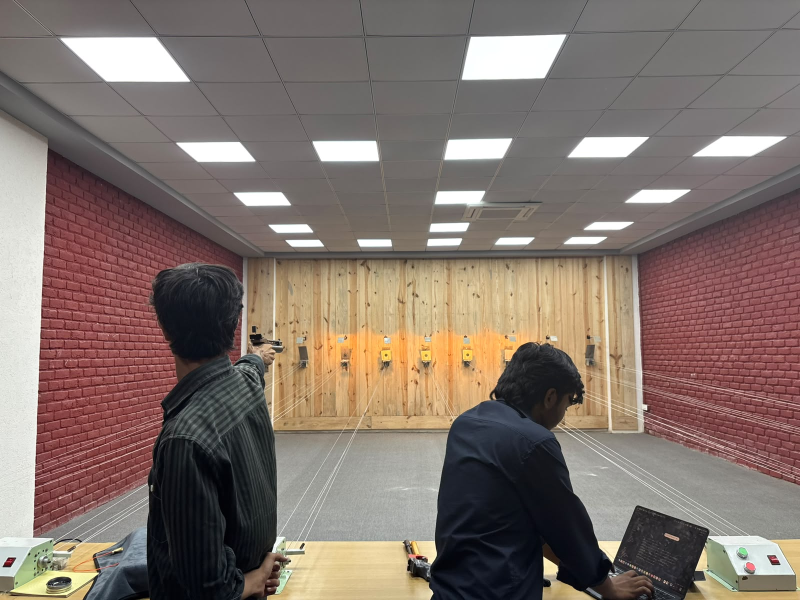
#> input picture presentation/shooting-range/IMG-20260909-WA0052.jpg, 1600 x 1200 px (shown at 1/2 size); its folder holds 4 pictures in this run
$ python -i slide_field.py   (imports and definitions only)
#> lines starting #> are read from the running program, lines starting #| are printed output that depends on the picture
"""Live-range data-collection evidence for the Feasibility slide.

The deck's strongest feasibility claim is that the gunshot data is *measured, not
downloaded*. That was only asserted in prose. These are the photographs of the
team executing the capture at an indoor range, plus the methodology that makes
the recording usable rather than merely dramatic.

The photographs live in `shooting-range/`. They are centre-cropped to a common
4:3 frame and downscaled here so the build stays reproducible from the originals
and the deck does not carry 4 MB phone captures.
"""
import glob
import os

from deckkit import (LABEL, INK, STEEL, MID, PALE, PALER, RUST, RUSTPL, GREEN, WHITE,
                     FONT, _in, textbox, block, rule, pointer_label, check_fit)

SRC_DIR = "shooting-range"

# The three frames, chosen to read as evidence: the whole range, the shot being
# fired beside the operator, and the waveform on the capture laptop.
PICKS = ["IMG-20260909-WA0052.jpg",   # hero — range, targets, shooter, laptop
         "IMG-20260909-WA0077.jpg",   # the shot, fired next to the capture rig
         "IMG-20260909-WA0075.jpg"]   # operator reading the signal on the laptop

TARGET_AR = 4.0 / 3.0                  # a uniform landscape frame for the strip
MAXW_PX = 1000


def prep_images():
    """Centre-crop each pick to 4:3 and downscale. Returns list of output paths.

    Missing files are skipped rather than fatal, so the build never breaks on a
    renamed capture; whatever is present is used.
    """
    from PIL import Image
    out = []
    for i, name in enumerate(PICKS, 1):
        hits = glob.glob(os.path.join(SRC_DIR, name))
        if not hits:
            # tolerate a moved/renamed file: take the i-th image in the folder
            pool = sorted(glob.glob(os.path.join(SRC_DIR, "*.jpg")) +
                          glob.glob(os.path.join(SRC_DIR, "*.jpeg")))
            if len(pool) >= i:
                hits = [pool[i - 1]]
        if not hits:
            continue
        im = Image.open(hits[0]).convert("RGB")
#> im is the input picture: PIL image 1600x1200 RGB; mean R, G, B 129.9, 115.2, 107.7
        w, h = im.size
#> w = 1600; h = 1200
        ar = w / h
#> ar = 1.33
        if ar > TARGET_AR:                     # too wide — trim the sides
            nw = int(round(h * TARGET_AR))
            x0 = (w - nw) // 2
            im = im.crop((x0, 0, x0 + nw, h))
        else:                                  # too tall — trim top and bottom
            nh = int(round(w / TARGET_AR))
#> nh = 1200
            y0 = int((h - nh) * 0.60)          # bias down: the people/pistol/laptop
#> y0 = 0
                                               # sit in the lower half, not the wall
            im = im.crop((0, y0, w, y0 + nh))
        if im.width > MAXW_PX:
            im = im.resize((MAXW_PX, int(round(MAXW_PX / TARGET_AR))),
                           Image.LANCZOS)
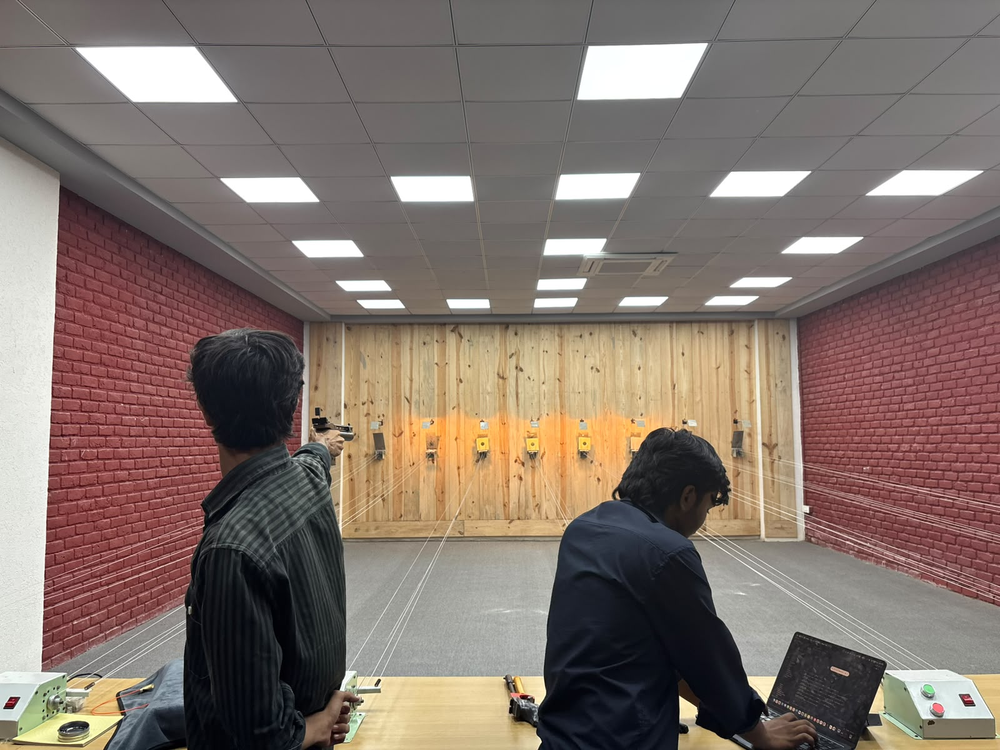
#> im: PIL image 1000x750 RGB; mean R, G, B 129.9, 115.2, 107.7
        p = "field-%d.jpg" % i
        im.save(p, quality=86)
        out.append(p)
#> pass 2 of the loop in prep_images, `for i, name in enumerate(PICKS, 1):`:
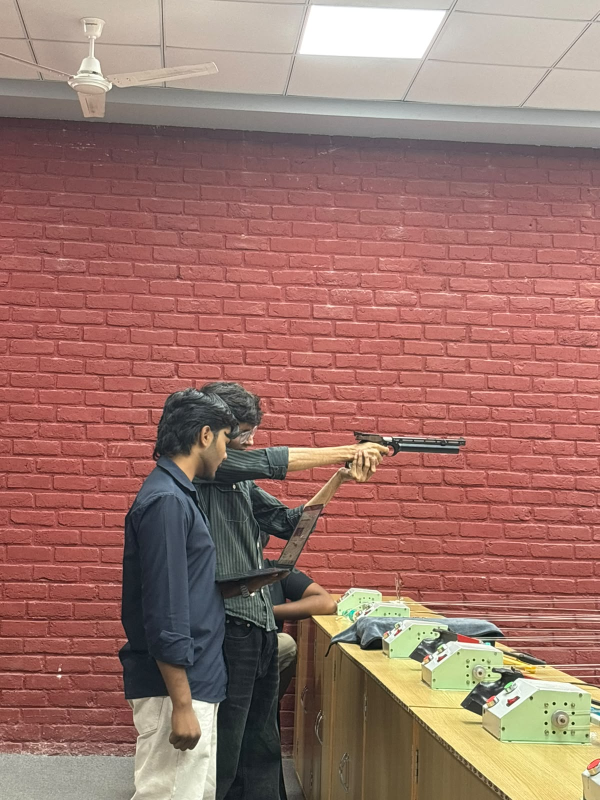
#> input picture presentation/shooting-range/IMG-20260909-WA0077.jpg, 1200 x 1600 px (shown at 1/2 size)
#> in prep_images, im is the input picture: PIL image 1200x1600 RGB; mean R, G, B 157, 116.6, 107.1
#> in prep_images, `im = im.crop((0, y0, w, y0 + nh))`:
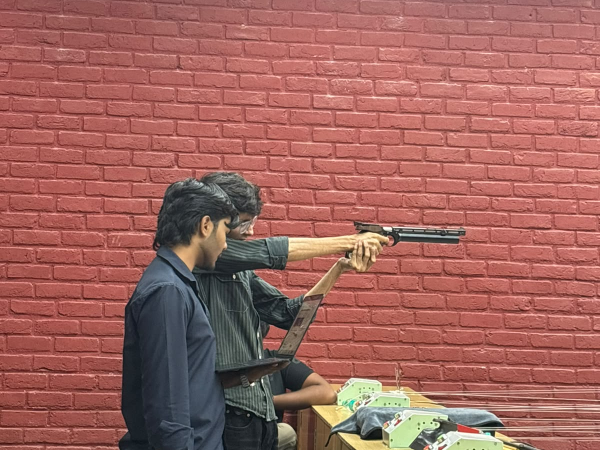
#> im: PIL image 1200x900 RGB (shown at 1/2 size); mean R, G, B 159.6, 100.6, 93.7
#> in prep_images, `im = im.resize((MAXW_PX, int(round(MAXW_PX / TARGET_AR))), Image.LANCZ..`:
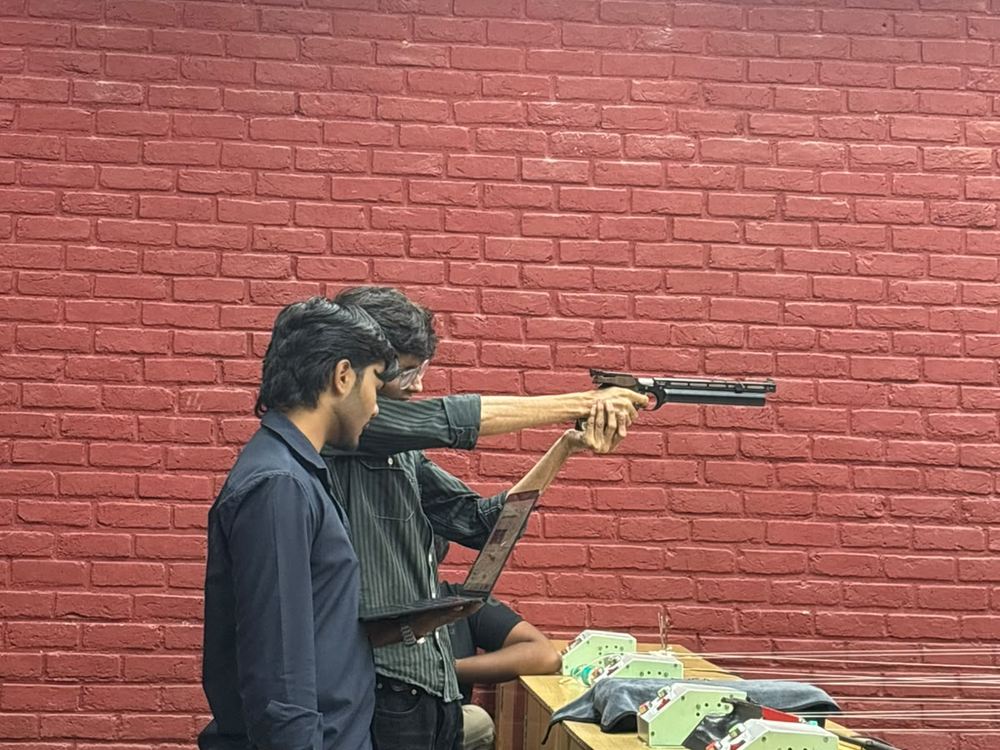
#> im: PIL image 1000x750 RGB; mean R, G, B 159.6, 100.6, 93.7
#> pass 3 of the loop in prep_images, `for i, name in enumerate(PICKS, 1):`:
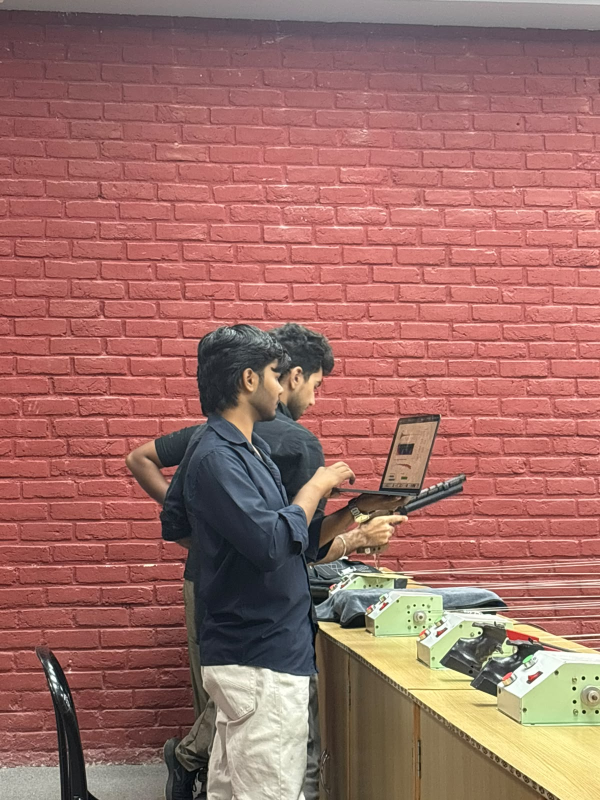
#> input picture presentation/shooting-range/IMG-20260909-WA0075.jpg, 1200 x 1600 px (shown at 1/2 size)
#> in prep_images, im is the input picture: PIL image 1200x1600 RGB; mean R, G, B 159.3, 110, 102.6
#> in prep_images, `im = im.crop((0, y0, w, y0 + nh))`:
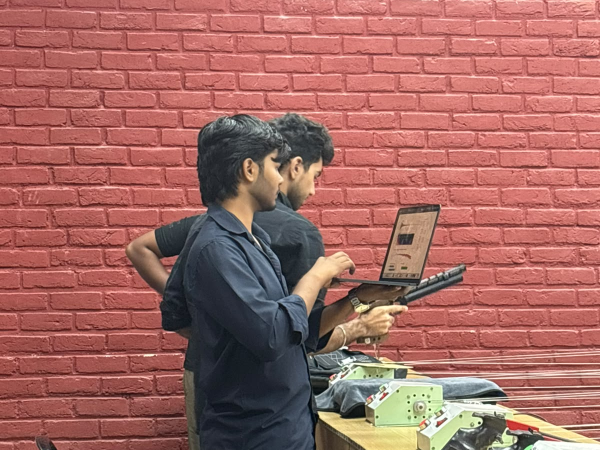
#> im: PIL image 1200x900 RGB (shown at 1/2 size); mean R, G, B 163.5, 105, 98.6
#> in prep_images, `im = im.resize((MAXW_PX, int(round(MAXW_PX / TARGET_AR))), Image.LANCZ..`:
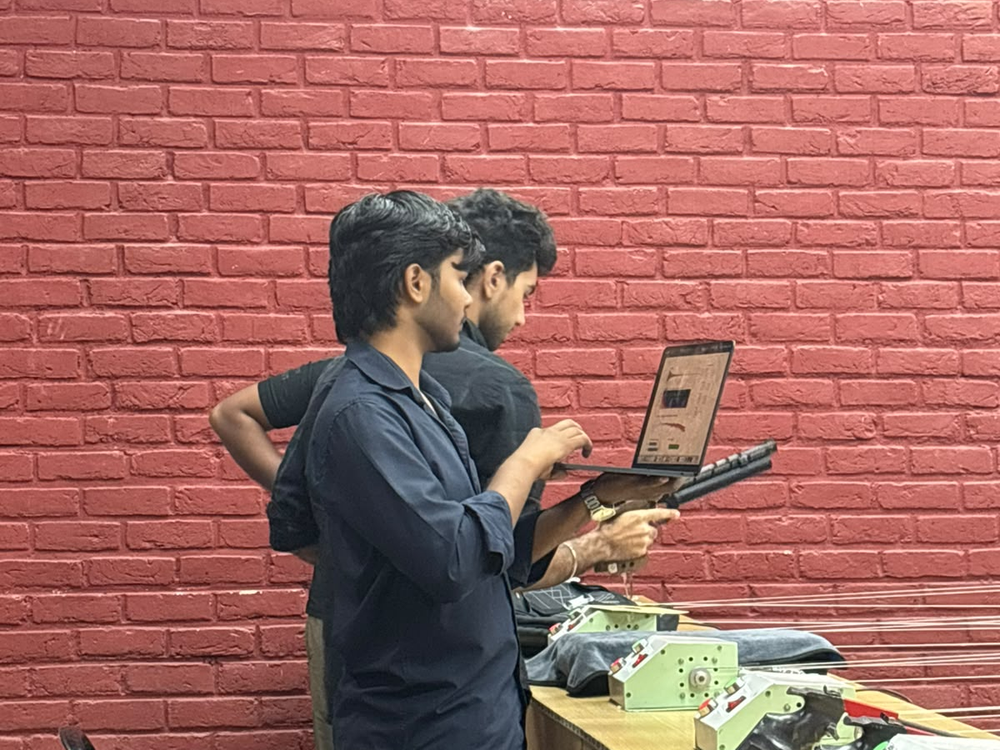
#> im: PIL image 1000x750 RGB; mean R, G, B 163.5, 105, 98.6
    return out


# [54 lines left out: function build, not called in this run]

>>> result = prep_images()
